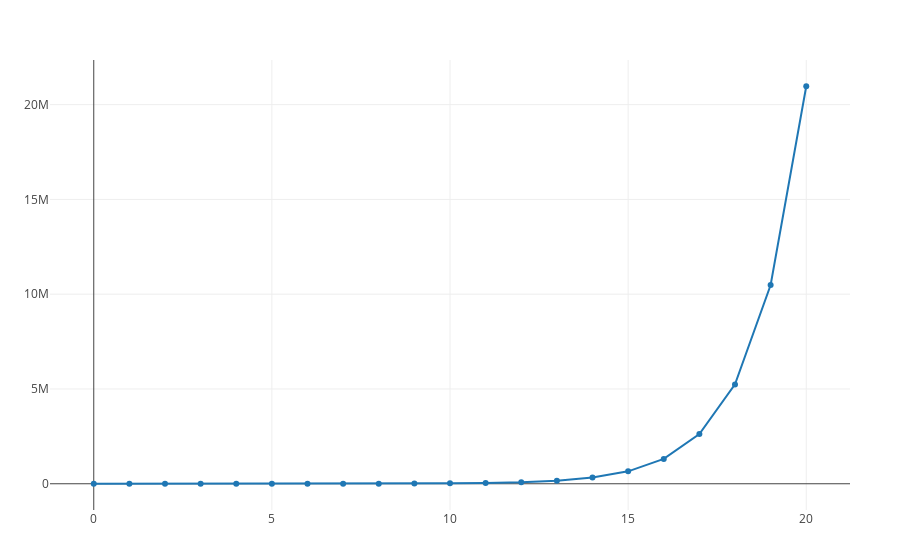

Notebook code for this chart:
### Code cell
using IJulia, PlotlyJS
P = IJulia.readprompt("P0= ")
P = parse(Float64, P)
tstop = IJulia.readprompt("Timpul final = ")
tstop = parse(Int64,tstop)
λ = IJulia.readprompt("λ = ")
λ = parse(Float64,λ)
vals=[P]
for t in 1:tstop
    P=λ*P
    append!(vals,P)
end
trace=scatter(x=collect(0:tstop),y=vals, mode="lines+markers", name="Nr. de indivizi")
plot([trace],Layout(legend_title_text="Populație"))

### Figure 1 — Plotly figure (JSON) as saved in the notebook; plotly's stock layout.template omitted (floating-point values rounded to 4 significant figures)
{"data": [{"mode": "lines+markers", "name": "Nr. de indivizi", "type": "scatter", "x": [0, 1, 2, 3, 4, 5, 6, 7, 8, 9, 10, 11, 12, 13, 14, 15, 16, 17, 18, 19, 20], "y": [20, 40, 80, 160, 320, 640, 1280, 2560, 5120, 10240, 20480, 40960, 81920, 163840, 327680, 655360, 1310720, 2621440, 5242880, 10485760, 20971520]}], "layout": {"autosize": true, "legend": {"title": {"text": "Populație"}}, "margin": {"b": 50, "l": 50, "r": 50, "t": 60}, "xaxis": {"autorange": true, "range": [-1.18, 21.18], "type": "linear"}, "yaxis": {"autorange": true, "range": [-1419000.0, 22390000.0], "type": "linear"}}}
